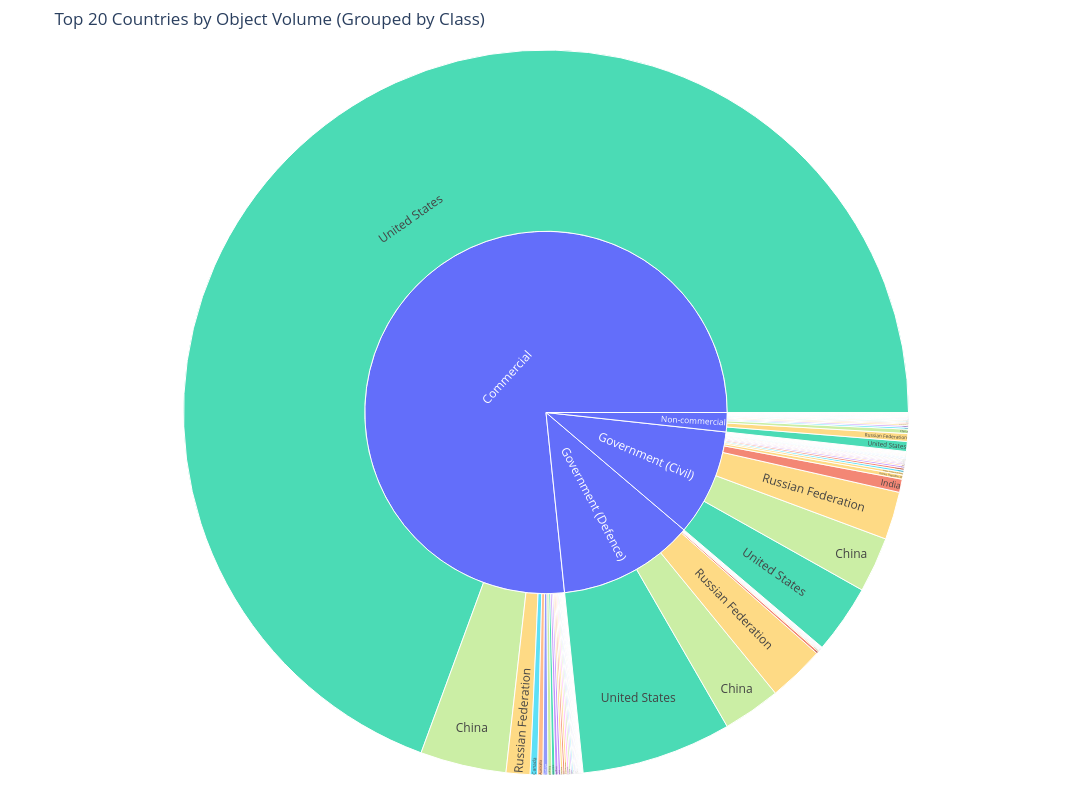

This figure's notebook cell:
### Code cell
# Drop rows with missing values in hierarchy columns
sdf_payloads_in_orbit = sdf_payloads_in_orbit.dropna(subset=['Country', 'Class Desc'])

# Aggregate counts for clarity
agg_df = sdf_payloads_in_orbit.groupby(['Country', 'Class Desc']).size().reset_index(name='Count')


# Step 5: Create sunburst chart
fig = px.sunburst(
    agg_df,
    path=['Class Desc', 'Country'],
    values='Count',
    title='Top 20 Countries by Object Volume (Grouped by Class)',
    color='Country'
)

fig.update_layout(
    width=1200,   # Increase width (default is ~700)
    height=800,   # Increase height (default is ~450)
    margin=dict(t=50, l=25, r=25, b=25)
)
fig.show()

### Figure 1 — Plotly figure (JSON) as saved in the notebook; plotly's stock layout.template omitted (floating-point values rounded to 4 significant figures; data arrays with more than 128 entries replaced by an {"elided": "..."} marker saying what was removed)
{"data": [{"branchvalues": "total", "customdata": {"elided": "152x1 str values"}, "domain": {"x": [0, 1], "y": [0, 1]}, "hovertemplate": "labels=%{label}<br>Count=%{value}<br>parent=%{parent}<br>id=%{id}<br>Country=%{customdata[0]}<extra></extra>", "ids": {"elided": "152 str values"}, "labels": {"elided": "152 str values"}, "marker": {"colors": {"elided": "152 str values"}}, "name": "", "parents": {"elided": "152 str values"}, "type": "sunburst", "values": {"elided": "152 float values"}}], "layout": {"height": 800, "legend": {"tracegroupgap": 0}, "margin": {"b": 25, "l": 25, "r": 25, "t": 50}, "title": {"text": "Top 20 Countries by Object Volume (Grouped by Class)"}, "width": 1200}}
